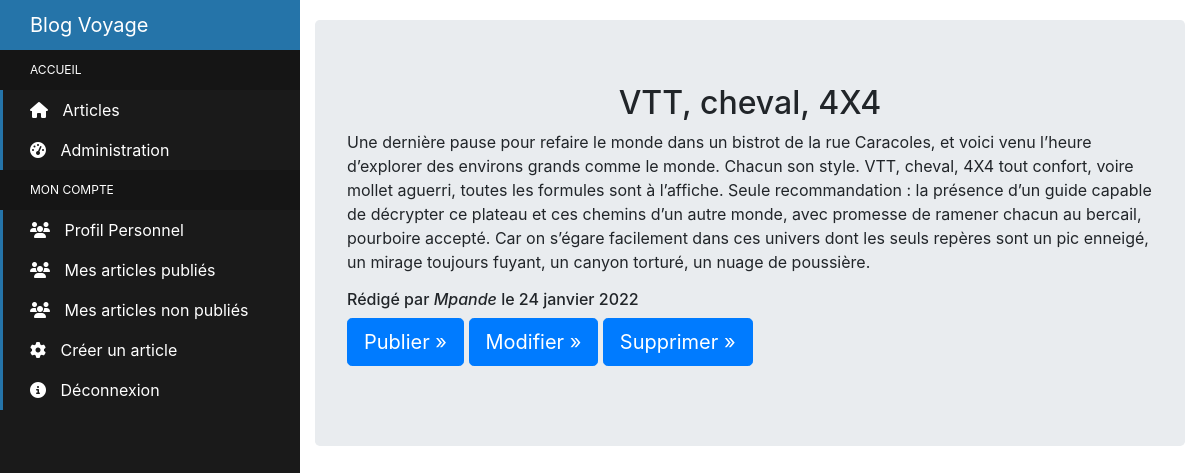
The app's page /blog/none_published/ (signed in), older data.
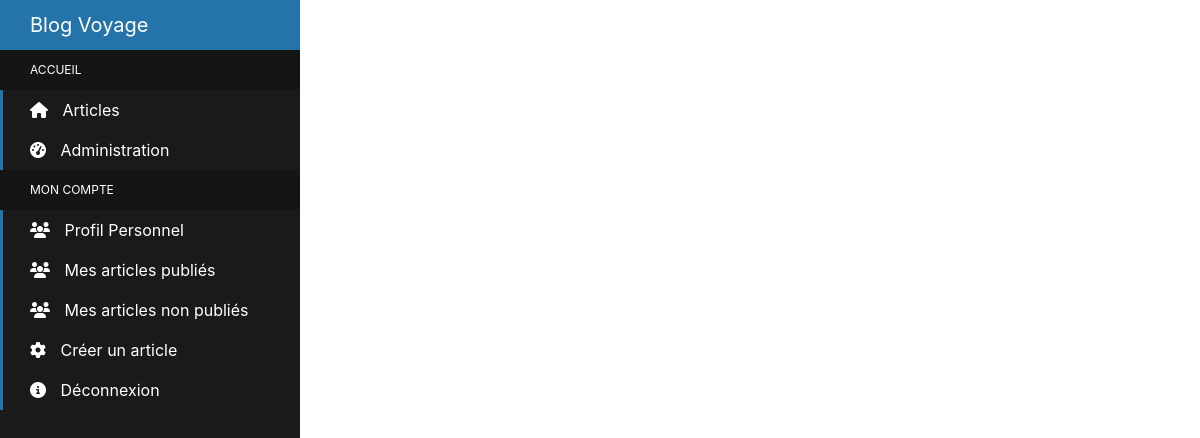
The same page, newer data.
### blog/models.py (models this page shows, shortened)
class BlogPost(models.Model):
    title = models.CharField(max_length=255, unique=True, blank=False)
    author = models.ForeignKey(user, on_delete=models.SET_NULL, null=True, blank=True)
    last_updated = models.DateTimeField(auto_now=True)
    created_on = models.DateTimeField(blank=True, null=True)
    published = models.BooleanField(default=False)
    content = models.TextField(blank=True)
    class Meta:
        ordering = ['-created_on']
        verbose_name = 'Article'

### accounts/models.py (models this page shows, shortened)
class MyUser(AbstractBaseUser):
    name = models.CharField(max_length=55, blank=False)
    email = models.EmailField(max_length=255, unique=True)
    is_active = models.BooleanField(default=True)
    is_admin = models.BooleanField(default=False)
    is_staff = models.BooleanField(default=False)
    objects = MyUserManager()
    USERNAME_FIELD = 'email'
    REQUIRED_FIELDS = ['name']
    class Meta:
        verbose_name = 'Utilisateur'

### blog/views.py (the view)
# urls.py: path('none_published/', login_required(views.NonePublished.as_view()), name='none_published'),
class NonePublished(ListView):
    model = BlogPost
    context_object_name = 'posts'
    template_name = 'blog/none_published.html'

### templates/blog/none_published.html
{% extends 'website/home.html' %}
{% block content %}
    {% for post in posts %}
        {% if not post.published and post.author.email == user.email %}
                <div class="container-fluid">
                    <div class="jumbotron">
                        <article>
                            <center>
                                <h2>{{post.title}}</h2>
                            </center>
                            <p>{{post.content|safe}}</p>
                            <h6>Rédigé par <i>{{post.author.name}}</i> le {{post.created_on|date:'j F Y'}}</h6>
                            <p>
                                <a class="btn btn-lg btn-primary" href="{% url 'blog:publish' id=post.id %}" role="button">Publier &raquo;</a>
                                <a class="btn btn-lg btn-primary" href="{% url 'blog:blog_edit' pk=post.id %}" role="button">Modifier &raquo;</a>
                                <a class="btn btn-lg btn-primary" href="{% url 'blog:blog_delete' pk=post.id %}" role="button">Supprimer &raquo;</a>
                            </p>
                        </article>
                    </div>
                </div>
        {% endif %}
    {% endfor %}
{% endblock %}

Row changes from the older to the newer data that the page shows:
no longer on this page (row edited): BlogPost: title "VTT, cheval, 4X4", content "Une dernière pause pour refaire le monde dans un bistrot de la rue Caracoles, et voici venu l’heure d’explorer des environs grands comme le monde. Chacun son style. VTT, cheval, 4X4 tout confort, voire mollet aguerri, toutes les formules sont à l’affiche. Seule recommandation : la présence d’un guide capable de décrypter ce plateau et ces chemins d’un autre monde, avec promesse de ramener chacun au bercail, pourboire accepté. Car on s’égare facilement dans ces univers dont les seuls repères sont un pic enneigé, un mirage toujours fuyant, un canyon torturé, un nuage de poussière.", author.name "Mpande", created_on "24 janvier 2022"
